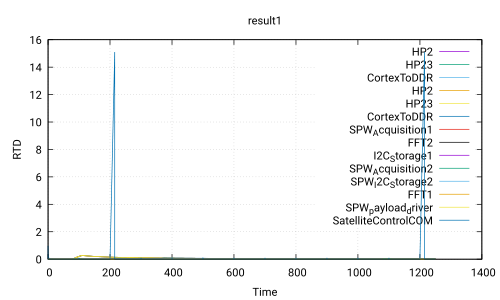

Source code (gnuplot):
 set title 'result1'
 set ylabel 'RTD'
 set xlabel 'Time'
 set grid
 set term pdf
 set output 'Use_case_DoubleCamera_noSafety.ATIPPIC0.executable360.0_0.0.pdf'
 plot 'Use_case_DoubleCamera_noSafety.ATIPPIC0.executable360.0_0.0.csv' using 1:2 with lines title 'HP2','Use_case_DoubleCamera_noSafety.ATIPPIC0.executable360.0_0.0.csv' using 1:3 with lines title 'HP23','Use_case_DoubleCamera_noSafety.ATIPPIC0.executable360.0_0.0.csv' using 1:4 with lines title 'CortexToDDR','Use_case_DoubleCamera_noSafety.ATIPPIC0.executable360.0_0.0.csv' using 1:5 with lines title 'HP2','Use_case_DoubleCamera_noSafety.ATIPPIC0.executable360.0_0.0.csv' using 1:6 with lines title 'HP23','Use_case_DoubleCamera_noSafety.ATIPPIC0.executable360.0_0.0.csv' using 1:7 with lines title 'CortexToDDR','Use_case_DoubleCamera_noSafety.ATIPPIC0.executable360.0_0.0.csv' using 1:8 with lines title 'SPW_Acquisition1','Use_case_DoubleCamera_noSafety.ATIPPIC0.executable360.0_0.0.csv' using 1:9 with lines title 'FFT2','Use_case_DoubleCamera_noSafety.ATIPPIC0.executable360.0_0.0.csv' using 1:10 with lines title 'I2C_Storage1','Use_case_DoubleCamera_noSafety.ATIPPIC0.executable360.0_0.0.csv' using 1:11 with lines title 'SPW_Acquisition2','Use_case_DoubleCamera_noSafety.ATIPPIC0.executable360.0_0.0.csv' using 1:12 with lines title 'SPW_I2C_Storage2','Use_case_DoubleCamera_noSafety.ATIPPIC0.executable360.0_0.0.csv' using 1:13 with lines title 'FFT1','Use_case_DoubleCamera_noSafety.ATIPPIC0.executable360.0_0.0.csv' using 1:14 with lines title 'SPW_payload_driver','Use_case_DoubleCamera_noSafety.ATIPPIC0.executable360.0_0.0.csv' using 1:15 with lines title 'SatelliteControlCOM'
